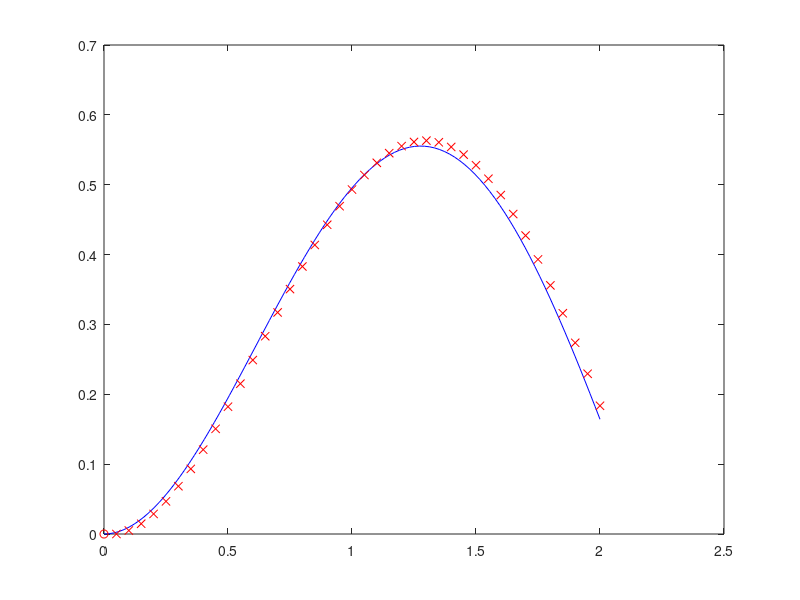

The MATLAB script that drew this image:
% Euler módszer
clear ; 
clf ;

f=@(t,y) sin(2*t)-y ;

megoldas = @(t) (2*exp(-t))/5 - (5^(1/2)*cos(2*t + atan(1/2)))/5 ;


t0 = 0 ; y0 = 0 ;
tv = 2 ;
n = 40 ; % lepes 
h = (tv-t0)/n ;

xx = linspace(t0, tv) ;
plot(xx, megoldas(xx),'b') ;
hold on ;
plot(t0,y0,'ro') ;
for i=1:n
  y0 = y0 + f(t0, y0)*h ;
  t0 = t0 + h ;
  plot(t0,y0,'rx') ;
end

n,abs(megoldas(tv)-y0)
